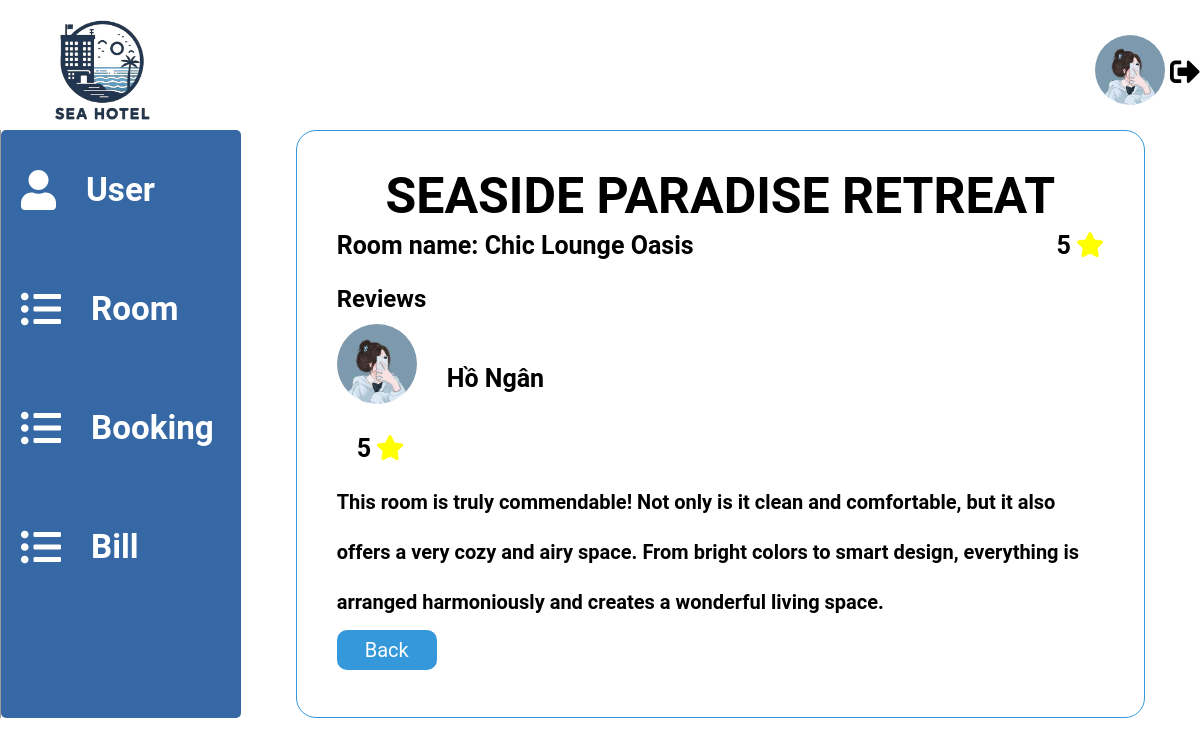
Page /admin/Feedback?id=2 (signed in) on the committed database.
### tables this page shows
CREATE TABLE `rooms` (
  `id` int(11) NOT NULL,
  `name` varchar(100) NOT NULL,
  `type` varchar(50) NOT NULL,
  `price` decimal(10,2) NOT NULL,
  `availability` tinyint(1) NOT NULL,
  `description` varchar(500) NOT NULL,
  `rating` tinyint(4) NOT NULL
);

CREATE TABLE `users` (
  `id` int(11) NOT NULL,
  `name` varchar(100) NOT NULL,
  `avatar` varchar(500) NOT NULL DEFAULT 'public/images/avatar.png',
  `password` varchar(500) NOT NULL,
  `phone` varchar(15) NOT NULL,
  `email` varchar(50) NOT NULL,
  `age` int(11) NOT NULL,
  `gender` varchar(10) NOT NULL,
  `role` varchar(20) DEFAULT 'user',
  `availability` int(11) DEFAULT 1
);

### app/Controllers/admin/Feedback/admin.feedback.controller.php (called while the page is built)
<?php
require(__DIR__ . "/../../../Views/admin/Feedback/Feedback.view.php");

### index.php (called while the page is built, shortened)
<?php
    require 'router.php';
?>

### app/Models/admin.model.php (called while the page is built, shortened)
<?php
require(__DIR__."../../Databases/database.php");
function selectAVGRatingForRoom($roomId)
{
    global $connection;
    $stt = $connection->prepare("SELECT rooms.name, AVG(feedback.rating) as average_rating
        FROM rooms
        LEFT JOIN feedback ON rooms.id = feedback.id_room
        WHERE rooms.id = :roomId"
    );
    $stt->bindParam(':roomId', $roomId, PDO::PARAM_INT);
    $stt->execute();
    $result = $stt->fetchAll(PDO::FETCH_ASSOC);
    return $result;
}

### app/Models/feedback/feedback.model.php (called while the page is built, shortened)
<?php
function getFeedback($roomId){
    global $connection;
    try {
        $query = "SELECT r.id, r.name, r.price, r.description, c.convenient,
        f.rating AS feedback_rating, f.content AS feedback_content, f.date AS feedback_date,
        u.id AS user_id, u.name AS user_name, u.avatar AS user_avatar
        FROM rooms r
        INNER JOIN (
            SELECT id_room
            FROM detail_room
            GROUP BY id_room
        ) d ON r.id = d.id_room
        INNER JOIN convenients c ON r.id = c.id_room
        LEFT JOIN feedback f ON r.id = f.id_room
        LEFT JOIN users u ON f.id_user = u.id
        WHERE r.id = :roomId;";
        $statement = $connection->prepare($query);
        $statement->bindParam(':roomId', $roomId);
        $statement->execute();
        $roomWithFeedback = $statement->fetchAll(PDO::FETCH_ASSOC);
    } catch (PDOException $e) {
        echo "Error: " . $e->getMessage();
    }
    return $roomWithFeedback;
}
?>

### app/Views/admin/Feedback/Feedback.view.php (the view, shortened to what this page needs)
<!DOCTYPE html>
<html lang="en">
<head>
    <link rel="stylesheet" href="https://cdnjs.cloudflare.com/ajax/libs/font-awesome/5.15.1/css/all.min.css">
    <link rel="stylesheet" href="../../../../public/css/Adminpage.css">
</head>
<body>
    <?php
    include(__DIR__ . "../../../layouts/admin.navbar.php");
    require(__DIR__ . '/../../../Databases/database.php');
    require(__DIR__ . '/../../../Models/admin.model.php');
    require(__DIR__ . "/../../../Models/feedback/feedback.model.php");
    $id = $_GET["id"] ?? null;
    if (isset($id)) :
    ?>
        <div class="container">
            <div class="main_menu_left">
                <div class="item">
                    <a class="redirect" href="/admin/User/view">
                        <button class="tablinks" data-tab="userTab">
                            <i class="fas fa-user" style="padding-right:30px"></i>
                            <h5 class="titles">User</h5>
                        </button>
                    </a>
                </div>
                <div class="item">
                    <a class="redirect" href="/admin/Room/view">
                        <button class="tablinks" data-tab="roomTab">
                            <i class="fas fa-list-ul" style="padding-right:30px"></i>
                            <h5 class="titles">Room</h5>
                        </button>
                    </a>
                </div>
                <div class="item">
                    <a class="redirect" href="/admin/Booking/view">
                        <button class="tablinks" data-tab="bookingTab">
                            <i class="fas fa-list-ul" style="padding-right:30px"></i>
                            <h5 class="titles">Booking</h5>
                        </button>
                    </a>
                </div>
                <div class="item">
                    <a class="redirect" href="/admin/Bill/view">
                        <button class="tablinks" data-tab="billTab">
                            <i class="fas fa-list-ul" style="padding-right:30px"></i>
                            <h5 class="titles">Bill</h5>
                        </button>
                    </a>
                </div>
            </div>
            <div class="main_menu">
                <div class="feedback">
                    <h1 class="animate-character">SEASIDE PARADISE RETREAT</h1>
                    <?php
                    $ratings = selectAVGRatingForRoom($id);
                    $feedbacks = getFeedback($id);
                    if ($ratings) {
                        foreach ($ratings as $rating) {
                            if (isset($rating['average_rating']) && isset($rating['name'])) {
                                $averageRating = round($rating['average_rating'], 1);
                                echo '<div class="detail_feedback">';
                                echo '    <h3 style="font-size:25px">Room name: ' . $rating['name'] . '</h3>';
                                echo '    <div class="rating">';
                                echo '        <h4 style="font-size:25px">' . $averageRating . '</h4><i class="fas fa-star"></i>';
                                echo '    </div>';
                                echo '</div>';
                            } else {
                                echo 'This room ' . $rating['name'] . ' has no feedback yet';
                            }
                        }
                    } else {
                        echo 'No rating information available for room id ' . $roomId;
                    }
                    ?>
                    <h2>Reviews</h2>
                    <?php
                    if (!empty($feedbacks)) {
                        foreach ($feedbacks as $feedback) {
                            if (
                                isset($feedback['feedback_rating']) &&
                                isset($feedback['user_avatar']) &&
                                isset($feedback['user_name']) &&
                                isset($feedback['feedback_content'])
                            ) {
                    ?>
                                <div class="review">
                                    <div class="User_infor">
                                        <img id="avata1" class="avata__review" src="<?php echo 'http://' . $_SERVER['HTTP_HOST'] . '/' . $feedback['user_avatar'] ?>" alt="user_avatar">
                                        <h5 style="font-size:25px"><?php echo ucwords($feedback['user_name']) ?></h5>
                                    </div>
                                    <div class="rating">
                                        <h4 style="font-size:25px; margin-left:20px"><?php echo $feedback['feedback_rating'] ?></h4><i class="fas fa-star"></i>
                                    </div>
                                    <div class="content">
                                        <h4 style="font-size:20px;"><?php echo $feedback['feedback_content'] ?></h4>
                                    </div>
                                </div>
                    <?php
                            }
                        }
                    } ?>
                    <div class="back-button">
                        <a href="/admin/Room/view"><button class="Back">Back</button></a>
                    </div>
                </div>
            </div>
</body>
<?php endif; ?>
</html>

### public/css/Adminpage.css (style rules this page uses)
* { margin: 0; padding: 0; font-family: 'Roboto', sans-serif; }
.container { display: grid; grid-template-columns: 20% 80%; flex-shrink: 0; border-left: 1px solid var(--Gray, #9F9B9B); height: 100%; margin-top: 130px; }
.main_menu_left { display: flex; flex-direction: column; background: #3568A4; align-items: center; border-radius: 5px; transition: width 0.3s ease-in-out; }
.item { width: 100%; }
.item button { display: flex; border: none; outline: none; background: none; width: 228px; height: 79px; font-size: 40px; align-items: center; color: #FFF; margin: 20px; }
.main_menu { width: 100%; }
.feedback { border: 1px solid #3498db; border-radius: 20px; width: 80%; padding: 40px; line-height: 50px; margin: auto auto; }
.animate-character { text-align: center; font-size: 50px; animation: myAnimation 5s infinite; }
.detail_feedback { display: flex; justify-content: space-between; }
.rating { display: inline; }
.rating i { color: yellow; font-size: 25px; }
.rating h4 { display: inline; margin-right: 5px; }
.User_infor { display: flex; align-items: end; margin-bottom: 20px; }
.avata__review { width: 80px; height: 80px; border-image: auto; border-radius: 50%; margin-right: 30px; }
.back-button { display: flex; align-items: center; }
.Back { width: 100px; height: 40px; border: none; border-radius: 10px; font-size: 20px; background-color: #3498db; color: white; }
.redirect { text-decoration: none; }

### rows in the picture
rooms: name "Chic Lounge Oasis", averageRating "5", users.avatar (placeholder picture), users.name "Hồ Ngân", feedback_rating "5", feedback_content "This room is truly commendable! Not only is it clean and comfortable, but it also offers a very cozy and airy space. From bright colors to smart design, everything is arranged harmoniously and creates a wonderful living space."
